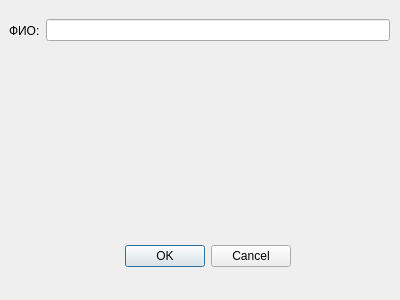
<?xml version="1.0" encoding="UTF-8"?>
<ui version="4.0">
 <class>coachinfodialog</class>
 <widget class="QDialog" name="coachinfodialog">
  <property name="geometry">
   <rect>
    <x>0</x>
    <y>0</y>
    <width>400</width>
    <height>300</height>
   </rect>
  </property>
  <property name="windowTitle">
   <string>Dialog</string>
  </property>
  <widget class="QDialogButtonBox" name="buttonBox">
   <property name="geometry">
    <rect>
     <x>-50</x>
     <y>240</y>
     <width>341</width>
     <height>32</height>
    </rect>
   </property>
   <property name="orientation">
    <enum>Qt::Horizontal</enum>
   </property>
   <property name="standardButtons">
    <set>QDialogButtonBox::Cancel|QDialogButtonBox::Ok</set>
   </property>
  </widget>
  <widget class="QWidget" name="horizontalLayoutWidget">
   <property name="geometry">
    <rect>
     <x>9</x>
     <y>10</y>
     <width>381</width>
     <height>41</height>
    </rect>
   </property>
   <layout class="QHBoxLayout" name="horizontalLayout">
    <item>
     <widget class="QLabel" name="label">
      <property name="text">
       <string>ФИО:</string>
      </property>
     </widget>
    </item>
    <item>
     <widget class="QLineEdit" name="lineEdit"/>
    </item>
   </layout>
  </widget>
 </widget>
 <resources/>
 <connections>
  <connection>
   <sender>buttonBox</sender>
   <signal>accepted()</signal>
   <receiver>coachinfodialog</receiver>
   <slot>accept()</slot>
   <hints>
    <hint type="sourcelabel">
     <x>248</x>
     <y>254</y>
    </hint>
    <hint type="destinationlabel">
     <x>157</x>
     <y>274</y>
    </hint>
   </hints>
  </connection>
  <connection>
   <sender>buttonBox</sender>
   <signal>rejected()</signal>
   <receiver>coachinfodialog</receiver>
   <slot>reject()</slot>
   <hints>
    <hint type="sourcelabel">
     <x>316</x>
     <y>260</y>
    </hint>
    <hint type="destinationlabel">
     <x>286</x>
     <y>274</y>
    </hint>
   </hints>
  </connection>
 </connections>
</ui>
